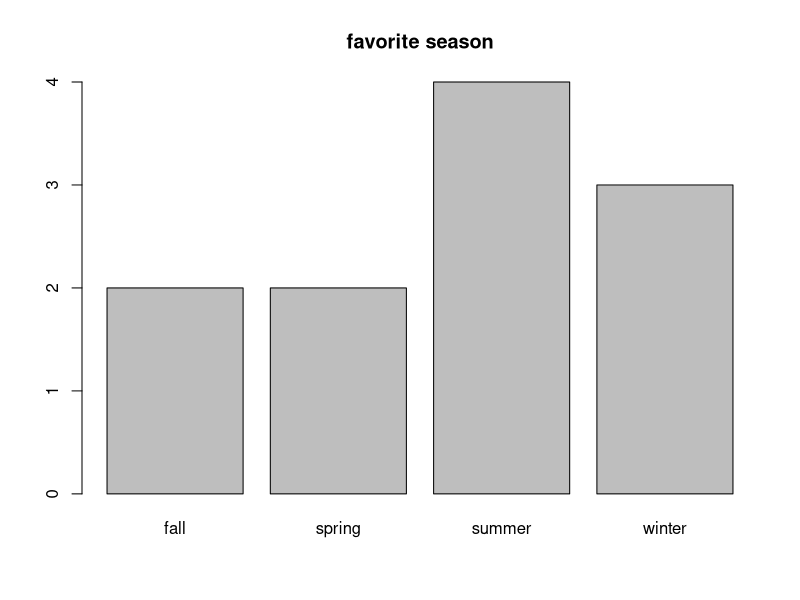
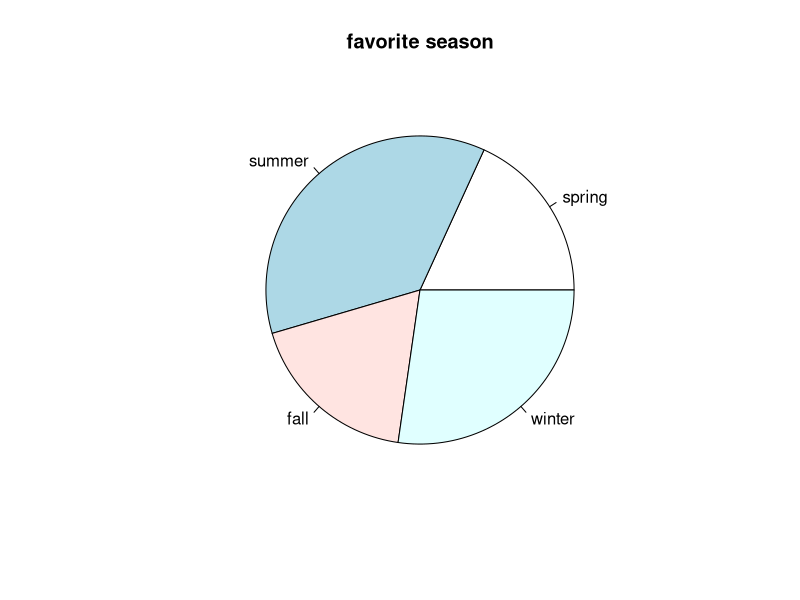
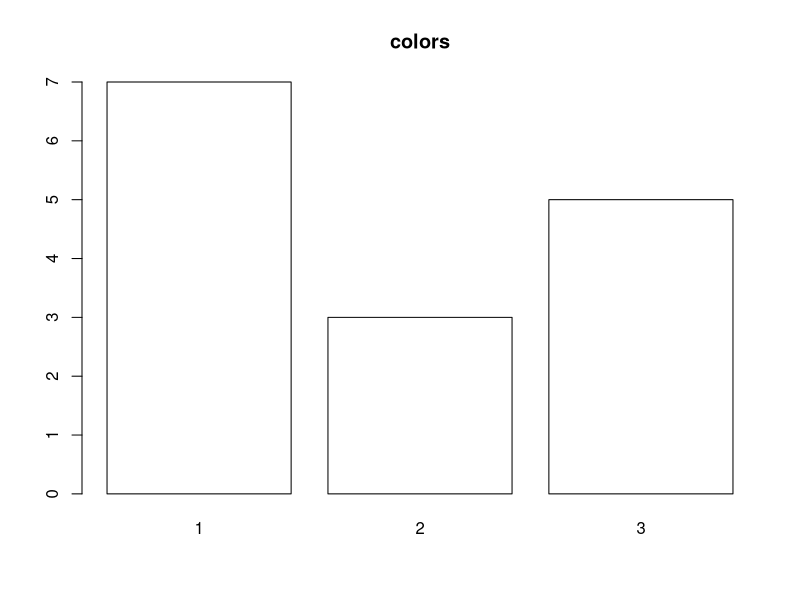
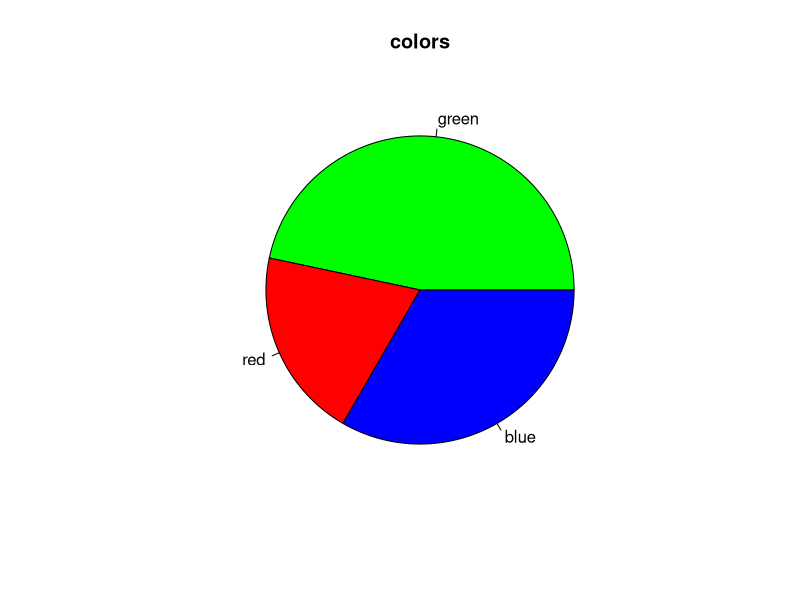
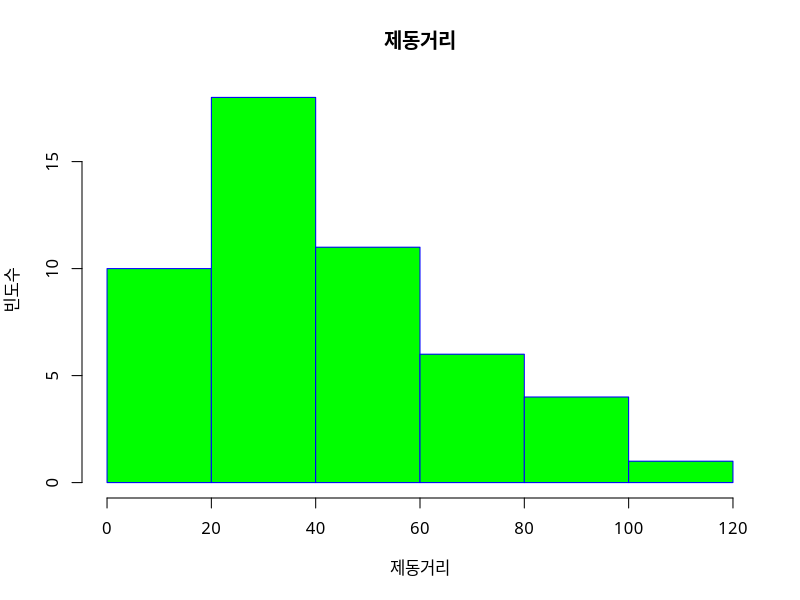

Write the R code that produced these figures, in order.
# 탐색적 데이터 분석 (EDA)
season <- c("winter", "summer", "winter", "fall", "summer", "spring", "spring", "fall", "winter", "summer", "summer")
season

# 도수분포표 만들기
table(season)
table(season)/length(season)

# 막대그래프 그리기
ds <- table(season)
barplot(ds, main = "favorite season")

ds.new <- ds[c(2, 3, 1, 4)]
ds.new

# 원 그래프 그리기
pie(ds.new, main="favorite season")

# 초록(1), 빨강(2), 파랑(3)
# 15명
like.color <- c(1, 3, 2, 1, 3, 1, 2, 3, 1, 1, 2, 3, 1, 3, 1)
table(like.color)
table(like.color)/length(like.color)

ds <- table(like.color)
barplot(ds, main = "colors", col = colors)
colors <- c("green", "red", "blue")
names(ds) <- colors
ds

pie(ds, main = "colors", col = colors)


# 연속형 자료의 탐색
#   - 대표값 : 평균, 중앙값, 최빈값
# 결측치 : 값이 없음(누락)
# 이상치 : 값이 있음
#             ㄴ 극단적인 값(평균에서 많이 떨어진 값)
#             ㄴ 오류 ! (남 : 1, 여 : 2, 5 ?)

weight <- c(62, 82, 79, 92, 74, 73)

mean(weight)
median(weight)

# 사분위수 !
mydata <- c(62, 82, 79, 92, 74, 73, 120)
quantile(mydata)

# 10% 단위로 구간을 나누어 계산
quantile(mydata, (0:10)/10)
summary(mydata)

# 산포
mydata <- c(62, 82, 79, 92, 74, 73, 120)
var(mydata) # 분산
sd(mydata) # 표준편차
range(mydata) # 값의 범위

# 히스토그램
# - 막대그래프 비슷함 (빈도수)
# - 연속형 데이터 그리기 ! (종류별로 그리기 가능))
dist <- cars[, 2]
dist

hist(dist,
     main = "제동거리",
     xlab = "제동거리",
     ylab = "빈도수",
     border = "blue", 
     col = "green",
     flas = 2,
     breaks = 5, family="AppleGothic")

# 막대 그래프 막대끼리 안붙어있음
# 막대 그래프 막대의 범위가 의미 없음
